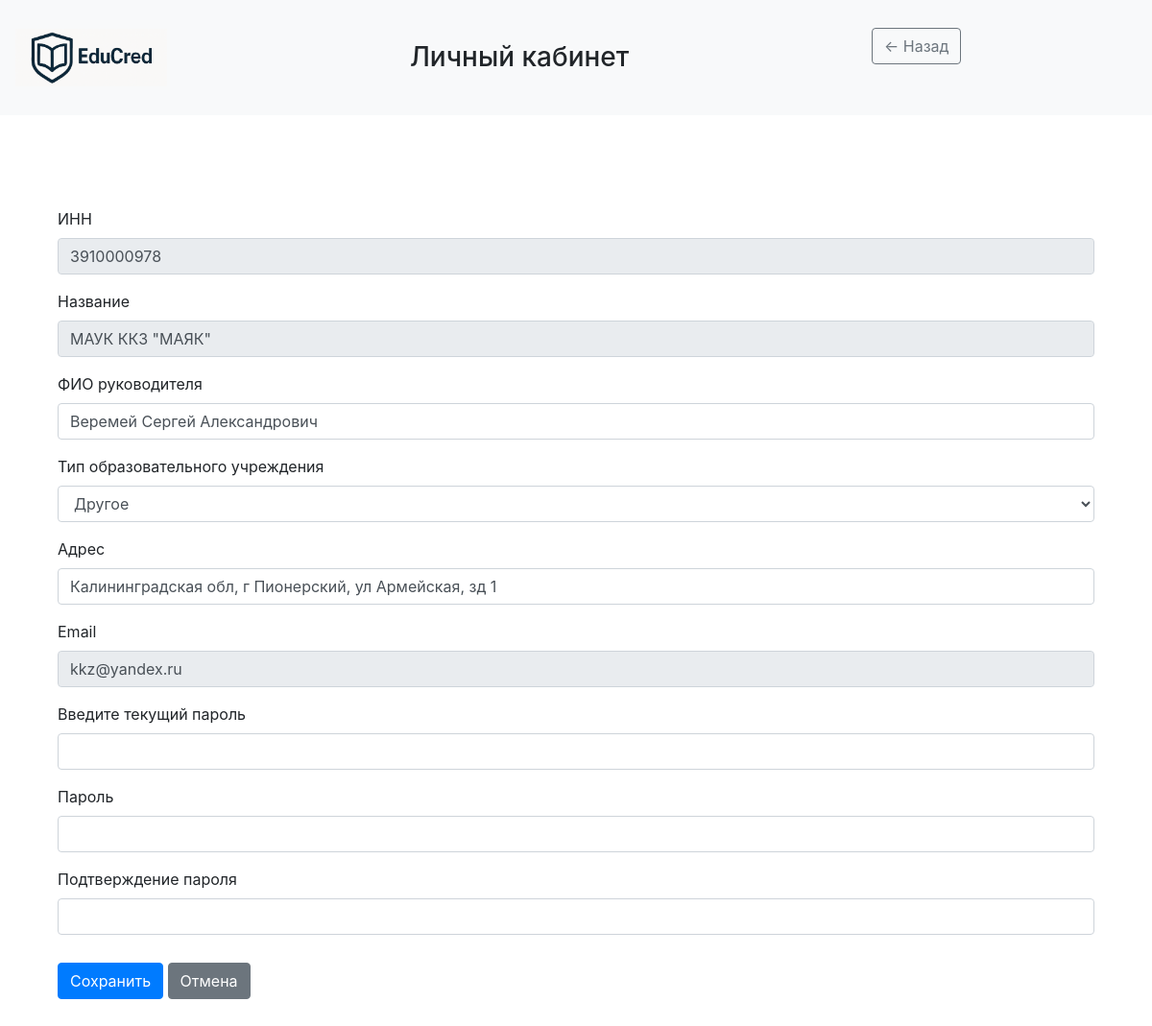
The app's page /profile (signed in), older data.
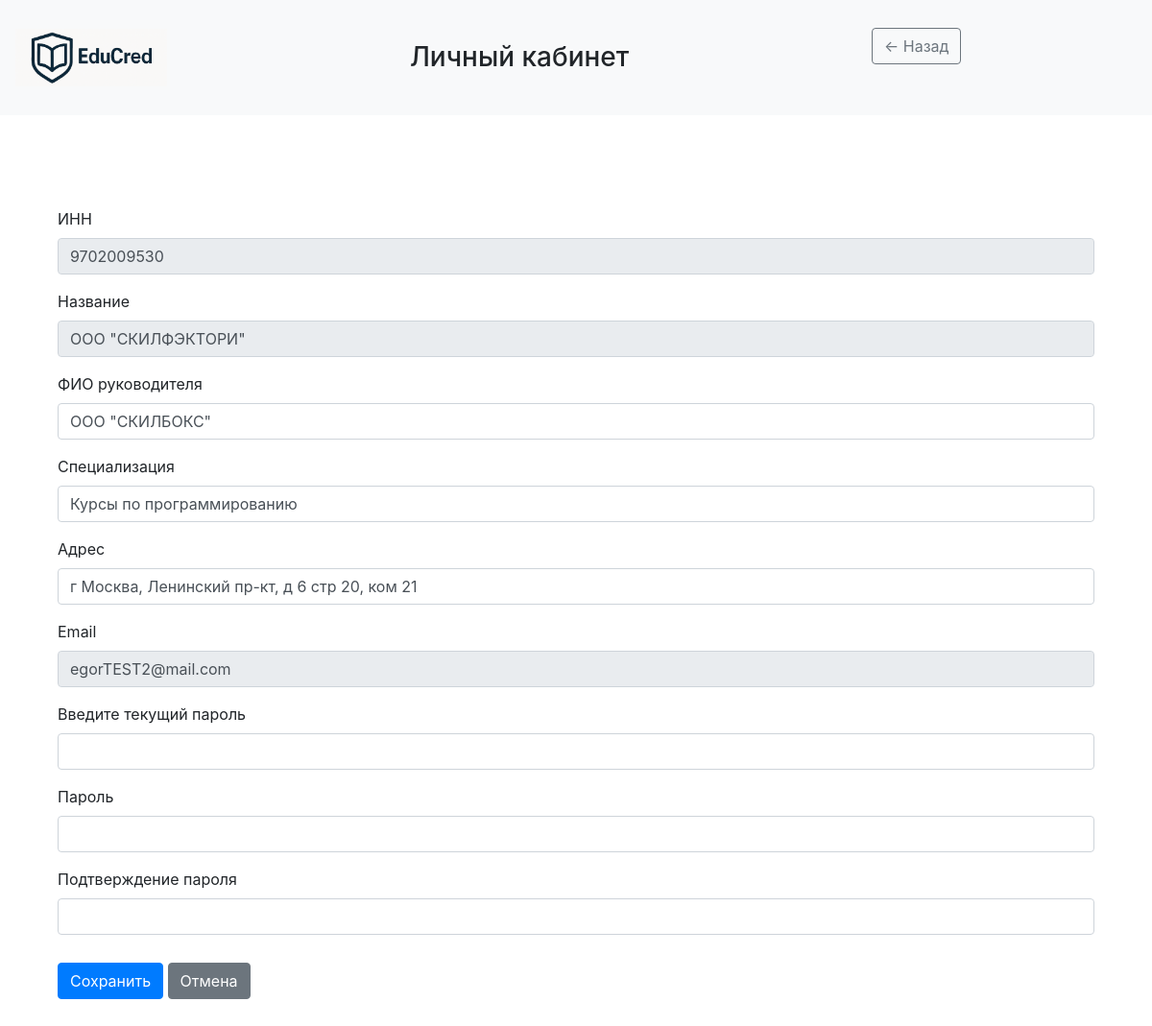
The same page, newer data.
### data/Universities.py (models this page shows)
class University(SqlAlchemyBase, UserMixin, SerializerMixin):
    __tablename__ = "universities"
    id = sqlalchemy.Column(sqlalchemy.Integer, primary_key=True, autoincrement=True)
    user_id = sqlalchemy.Column(sqlalchemy.Integer, sqlalchemy.ForeignKey("users.id"), unique=True)
    INN = sqlalchemy.Column(sqlalchemy.Integer, nullable=False)
    title = sqlalchemy.Column(sqlalchemy.String, nullable=False)
    address = sqlalchemy.Column(sqlalchemy.String, nullable=False)
    boss_nsp = sqlalchemy.Column(sqlalchemy.String, nullable=False)
    type = sqlalchemy.Column(sqlalchemy.String, nullable=False)
    user = orm.relationship("User", back_populates="university")
    achievements = orm.relationship("Achievement", back_populates="university")

### data/Users.py (models this page shows, shortened)
class User(SqlAlchemyBase, UserMixin, SerializerMixin):
    __tablename__ = "users"
    id = sqlalchemy.Column(sqlalchemy.Integer, primary_key=True, autoincrement=True)
    email = sqlalchemy.Column(sqlalchemy.String, index=True, unique=True, nullable=True)
    hashed_password = sqlalchemy.Column(sqlalchemy.String, nullable=True)
    role = sqlalchemy.Column(sqlalchemy.String, nullable=True)
    university = orm.relationship("University", back_populates="user", uselist=False)
    employer = orm.relationship("Employer", back_populates="user", uselist=False)
    student = orm.relationship("Student", back_populates="user", uselist=False)

### data/Employers.py (models this page shows)
class Employer(SqlAlchemyBase, UserMixin, SerializerMixin):
    __tablename__ = "employers"
    id = sqlalchemy.Column(sqlalchemy.Integer, primary_key=True, autoincrement=True)
    user_id = sqlalchemy.Column(sqlalchemy.Integer, sqlalchemy.ForeignKey("users.id"))
    INN = sqlalchemy.Column(sqlalchemy.Integer, nullable=False)
    title = sqlalchemy.Column(sqlalchemy.String, nullable=True)
    address = sqlalchemy.Column(sqlalchemy.String, nullable=True)
    boss_nsp = sqlalchemy.Column(sqlalchemy.String, nullable=True)
    phone_num = sqlalchemy.Column(sqlalchemy.String, nullable=True)
    scope = sqlalchemy.Column(sqlalchemy.String, nullable=True)
    user = orm.relationship("User", back_populates="employer")

### server.py (the view, shortened to what this page needs)
@app.route('/profile', methods=['GET', 'POST'])
@login_required
def profile():
    try:
        db_sess = db_session.create_session()
        user = db_sess.query(User).get(current_user.id)
        born = ''
        if user.role == 'student':
            profile = db_sess.query(Student).filter_by(user_id=user.id).first()
            born = profile.born.strftime('%d.%m.%Y')
            form = StudentProfileForm(obj=profile)
        elif user.role == 'employer':
            profile = db_sess.query(Employer).filter_by(user_id=user.id).first()
            form = EmployerProfileForm(obj=profile)
        else:
            profile = db_sess.query(University).filter_by(user_id=user.id).first()
            form = UniversityProfileForm(obj=profile)
            ch = ['Академия', 'Университет', 'Институт',
                  'Техникум', 'Гимназия', 'Школа', 'Лицей',
                  'Коллледж', 'Училище', 'Онлайн-курс', 'Другое']
            if profile.type in ch and form.type.data in ch:
                form.type.data = str(ch.index(profile.type) + 1)
        form.email.data = user.email
        return render_template('profile.html', form=form, role=user.role, title='Личный кабинет', user=user,
                               style=url_for('static', filename='css/style.css'), born=born)
    except Exception as e:
        flash(f'Произошла неизвестная ошибка, попробуйте ещё раз', 'danger')
        app.logger.error(e)
        return render_template('home.html', token=None, result=None, university=None, title='Главная')

### data/ProfileForms.py
class EmployerProfileForm(FlaskForm):
    INN = StringField('ИНН', render_kw={'readonly': True, 'class': 'form-control-plaintext'})
    title = StringField('Название', render_kw={'readonly': True, 'class': 'form-control-plaintext'})
    boss_nsp = StringField('ФИО руководителя', validators=[Optional()])
    scope = StringField('Специализация', validators=[Optional()])
    address = StringField('Адрес', validators=[Optional()])
    email = StringField(
        'Email',
        render_kw={'readonly': True, 'class': 'form-control-plaintext'},
        validators=[Email()]
    )
    current_password = PasswordField("Введите текущий пароль", validators=[DataRequired()])
    new_password = PasswordField('Пароль', validators=[Optional(), password_complexity])
    new_password_confirm = PasswordField('Подтверждение пароля', validators=[
        EqualTo('new_password', message="Пароли не совпадают")
    ])
    submit = SubmitField('Сохранить')

### data/db_session.py (called while the page is built)
def create_session() -> Session:
    global __factory
    return __factory()

### server.py (called while the page is built)
@login_manager.user_loader
def load_user(user_id):
    db_sess = db_session.create_session()
    return db_sess.query(User).get(user_id)

### templates/profile.html (shortened to what this page needs)
<html lang="ru">
<head>
    <link rel="stylesheet" type="text/css" href="{{ style }}"/>
    <link
            rel="stylesheet"
            href="https://stackpath.bootstrapcdn.com/bootstrap/4.4.1/css/bootstrap.min.css"
    >
</head>
<body>
<header>
    <nav class="navbar navbar-light bg-light">
        <a class="navbar-brand" href="{{ url_for('home') }}">
            <img src="{{ url_for('static', filename='images/EduCred_logo.png') }}"
                 alt="EduCred"
                 height="60">
        </a>
        <h3 class="mb-0">Личный кабинет</h3>
        <aside class="col-3 bg-light border-end p-3 d-flex flex-column">
            <div class="d-flex align-items-center mb-4">
                <a href="{{ url_for('workspace') }}" class="btn btn-outline-secondary me-3">← Назад</a>
            </div>
        </aside>
    </nav>
</header>
<div class="container py-5">
    <div class="container py-5">
        <form method="POST">
            <div>
                {% for field in form if field.name != 'csrf_token' and field.name != 'submit' %}
                <div class="mb-3">
                    {{ field.label(class_="form-label") }}
                    {% if field.name != 'born' %}
                    {{ field(class_="form-control") }}
                    {% else %}
                    <input class="form-control" id="born" name="born" required type="text"
                           value="{{ born }}">
                    {% endif %}
                </div>
                {% endfor %}
            </div>
            <div class="mt-4">
                {{ form.submit(class_="btn btn-primary") }}
                <a href="{{ url_for('profile') }}" class="btn btn-secondary ms-2">Отмена</a>
            </div>
        </form>
    </div>
</div>
</body>
</html>

Row changes from the older to the newer data that the page shows:
no longer on this page (row edited): University: INN "3910000978" "МАУК ККЗ \"МАЯК\"" "Веремей Сергей Александрович" "Другое" "Калининградская обл, г Пионерский, ул Армейская, зд 1"
now on this page (row edited): Employer: INN "9702009530" "ООО \"СКИЛФЭКТОРИ\"" "ООО \"СКИЛБОКС\"" "Курсы по программированию" "г Москва, Ленинский пр-кт, д 6 стр 20, ком 21"
changed User: email "kkz@yandex.ru" → "egorTEST2@mail.com"
Text that changed along with them:
new list line: "Специализация"
list line gone: "Тип образовательного учреждения"
